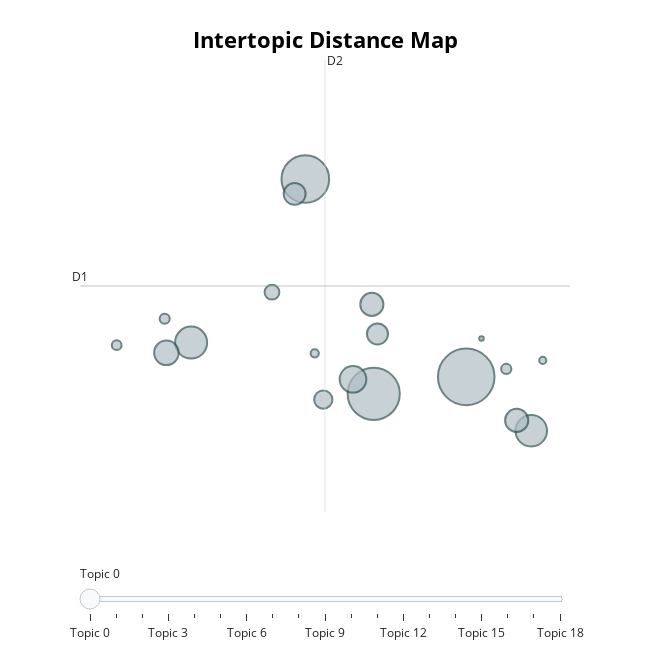

Notebook code cell kept with this figure:
### Code cell
merged_model.visualize_topics()

### Figure 1 — Plotly figure (JSON) as saved in the notebook; plotly's stock layout.template omitted (floating-point values rounded to 4 significant figures)
{"data": [{"customdata": [[0, "network | deep | neural | image | training", 3758], [1, "method | learning | algorithm | data | problem", 3194], [2, "policy | learning | algorithm | reinforcement | agent", 2663], [3, "privacy | data | learning | anomaly | detection", 1202], [4, "word | model | topic | language | text", 1166], [5, "matrix | tensor | sparse | algorithm | problem", 832], [6, "user | item | recommendation | ranking | model", 707], [7, "speech | speaker | audio | model | network", 629], [8, "clustering | cluster | algorithm | data | kmeans", 628], [9, "gaussian | bayesian | model | inference | process", 564], [10, "graph | node | network | structure | learning", 520], [11, "series | time | forecasting | model | data", 394], [12, "eeg | brain | signal | data | feature", 257], [13, "traffic | driving | vehicle | driver | road", 123], [14, "causal | variable | data | effect | model", 120], [15, "quantum | classical | state | machine | learning", 111], [16, "hashing | hash | code | binary | search", 79], [17, "emotion | multimodal | recognition | face | facial", 59], [18, "image | caption | captioning | generation | text", 24]], "hovertemplate": "<b>Topic %{customdata[0]}</b><br>%{customdata[1]}<br>Size: %{customdata[2]}", "legendgroup": "", "marker": {"color": "#B0BEC5", "line": {"color": "DarkSlateGrey", "width": 2}, "size": [3758, 3194, 2663, 1202, 1166, 832, 707, 629, 628, 564, 520, 394, 257, 123, 120, 111, 79, 59, 24], "sizemode": "area", "sizeref": 2.349, "symbol": "circle"}, "mode": "markers", "name": "", "orientation": "v", "showlegend": false, "type": "scatter", "x": [1.179, 0.1398, -0.6287, -1.912, 1.91, -0.09296, -2.189, 1.746, 0.1187, -0.7484, 0.1819, -0.4266, -1.003, 1.629, -2.208, -2.748, -0.5228, 2.039, 1.351], "xaxis": "x", "y": [9.143, 8.883, 12.18, 9.67, 8.316, 9.106, 9.512, 8.475, 10.26, 11.95, 9.802, 8.795, 10.44, 9.264, 10.04, 9.629, 9.505, 9.396, 9.732], "yaxis": "y"}], "layout": {"annotations": [{"showarrow": false, "text": "D1", "x": -3.16, "y": 10.54, "yshift": 10}, {"showarrow": false, "text": "D2", "x": -0.4075, "xshift": 10, "y": 14.01}], "height": 650, "hoverlabel": {"bgcolor": "white", "font": {"family": "Rockwell", "size": 16}}, "legend": {"itemsizing": "constant", "tracegroupgap": 0}, "margin": {"t": 60}, "shapes": [{"line": {"color": "#CFD8DC", "width": 2}, "type": "line", "x0": -0.4075, "x1": -0.4075, "y0": 7.069, "y1": 14.01}, {"line": {"color": "#9E9E9E", "width": 2}, "type": "line", "x0": -3.16, "x1": 2.345, "y0": 10.54, "y1": 10.54}], "sliders": [{"active": 0, "pad": {"t": 50}, "steps": [{"args": [{"marker.color": [["red", "#B0BEC5", "#B0BEC5", "#B0BEC5", "#B0BEC5", "#B0BEC5", "#B0BEC5", "#B0BEC5", "#B0BEC5", "#B0BEC5", "#B0BEC5", "#B0BEC5", "#B0BEC5", "#B0BEC5", "#B0BEC5", "#B0BEC5", "#B0BEC5", "#B0BEC5", "#B0BEC5"]]}], "label": "Topic 0", "method": "update"}, {"args": [{"marker.color": [["#B0BEC5", "red", "#B0BEC5", "#B0BEC5", "#B0BEC5", "#B0BEC5", "#B0BEC5", "#B0BEC5", "#B0BEC5", "#B0BEC5", "#B0BEC5", "#B0BEC5", "#B0BEC5", "#B0BEC5", "#B0BEC5", "#B0BEC5", "#B0BEC5", "#B0BEC5", "#B0BEC5"]]}], "label": "Topic 1", "method": "update"}, {"args": [{"marker.color": [["#B0BEC5", "#B0BEC5", "red", "#B0BEC5", "#B0BEC5", "#B0BEC5", "#B0BEC5", "#B0BEC5", "#B0BEC5", "#B0BEC5", "#B0BEC5", "#B0BEC5", "#B0BEC5", "#B0BEC5", "#B0BEC5", "#B0BEC5", "#B0BEC5", "#B0BEC5", "#B0BEC5"]]}], "label": "Topic 2", "method": "update"}, {"args": [{"marker.color": [["#B0BEC5", "#B0BEC5", "#B0BEC5", "red", "#B0BEC5", "#B0BEC5", "#B0BEC5", "#B0BEC5", "#B0BEC5", "#B0BEC5", "#B0BEC5", "#B0BEC5", "#B0BEC5", "#B0BEC5", "#B0BEC5", "#B0BEC5", "#B0BEC5", "#B0BEC5", "#B0BEC5"]]}], "label": "Topic 3", "method": "update"}, {"args": [{"marker.color": [["#B0BEC5", "#B0BEC5", "#B0BEC5", "#B0BEC5", "red", "#B0BEC5", "#B0BEC5", "#B0BEC5", "#B0BEC5", "#B0BEC5", "#B0BEC5", "#B0BEC5", "#B0BEC5", "#B0BEC5", "#B0BEC5", "#B0BEC5", "#B0BEC5", "#B0BEC5", "#B0BEC5"]]}], "label": "Topic 4", "method": "update"}, {"args": [{"marker.color": [["#B0BEC5", "#B0BEC5", "#B0BEC5", "#B0BEC5", "#B0BEC5", "red", "#B0BEC5", "#B0BEC5", "#B0BEC5", "#B0BEC5", "#B0BEC5", "#B0BEC5", "#B0BEC5", "#B0BEC5", "#B0BEC5", "#B0BEC5", "#B0BEC5", "#B0BEC5", "#B0BEC5"]]}], "label": "Topic 5", "method": "update"}, {"args": [{"marker.color": [["#B0BEC5", "#B0BEC5", "#B0BEC5", "#B0BEC5", "#B0BEC5", "#B0BEC5", "red", "#B0BEC5", "#B0BEC5", "#B0BEC5", "#B0BEC5", "#B0BEC5", "#B0BEC5", "#B0BEC5", "#B0BEC5", "#B0BEC5", "#B0BEC5", "#B0BEC5", "#B0BEC5"]]}], "label": "Topic 6", "method": "update"}, {"args": [{"marker.color": [["#B0BEC5", "#B0BEC5", "#B0BEC5", "#B0BEC5", "#B0BEC5", "#B0BEC5", "#B0BEC5", "red", "#B0BEC5", "#B0BEC5", "#B0BEC5", "#B0BEC5", "#B0BEC5", "#B0BEC5", "#B0BEC5", "#B0BEC5", "#B0BEC5", "#B0BEC5", "#B0BEC5"]]}], "label": "Topic 7", "method": "update"}, {"args": [{"marker.color": [["#B0BEC5", "#B0BEC5", "#B0BEC5", "#B0BEC5", "#B0BEC5", "#B0BEC5", "#B0BEC5", "#B0BEC5", "red", "#B0BEC5", "#B0BEC5", "#B0BEC5", "#B0BEC5", "#B0BEC5", "#B0BEC5", "#B0BEC5", "#B0BEC5", "#B0BEC5", "#B0BEC5"]]}], "label": "Topic 8", "method": "update"}, {"args": [{"marker.color": [["#B0BEC5", "#B0BEC5", "#B0BEC5", "#B0BEC5", "#B0BEC5", "#B0BEC5", "#B0BEC5", "#B0BEC5", "#B0BEC5", "red", "#B0BEC5", "#B0BEC5", "#B0BEC5", "#B0BEC5", "#B0BEC5", "#B0BEC5", "#B0BEC5", "#B0BEC5", "#B0BEC5"]]}], "label": "Topic 9", "method": "update"}, {"args": [{"marker.color": [["#B0BEC5", "#B0BEC5", "#B0BEC5", "#B0BEC5", "#B0BEC5", "#B0BEC5", "#B0BEC5", "#B0BEC5", "#B0BEC5", "#B0BEC5", "red", "#B0BEC5", "#B0BEC5", "#B0BEC5", "#B0BEC5", "#B0BEC5", "#B0BEC5", "#B0BEC5", "#B0BEC5"]]}], "label": "Topic 10", "method": "update"}, {"args": [{"marker.color": [["#B0BEC5", "#B0BEC5", "#B0BEC5", "#B0BEC5", "#B0BEC5", "#B0BEC5", "#B0BEC5", "#B0BEC5", "#B0BEC5", "#B0BEC5", "#B0BEC5", "red", "#B0BEC5", "#B0BEC5", "#B0BEC5", "#B0BEC5", "#B0BEC5", "#B0BEC5", "#B0BEC5"]]}], "label": "Topic 11", "method": "update"}, {"args": [{"marker.color": [["#B0BEC5", "#B0BEC5", "#B0BEC5", "#B0BEC5", "#B0BEC5", "#B0BEC5", "#B0BEC5", "#B0BEC5", "#B0BEC5", "#B0BEC5", "#B0BEC5", "#B0BEC5", "red", "#B0BEC5", "#B0BEC5", "#B0BEC5", "#B0BEC5", "#B0BEC5", "#B0BEC5"]]}], "label": "Topic 12", "method": "update"}, {"args": [{"marker.color": [["#B0BEC5", "#B0BEC5", "#B0BEC5", "#B0BEC5", "#B0BEC5", "#B0BEC5", "#B0BEC5", "#B0BEC5", "#B0BEC5", "#B0BEC5", "#B0BEC5", "#B0BEC5", "#B0BEC5", "red", "#B0BEC5", "#B0BEC5", "#B0BEC5", "#B0BEC5", "#B0BEC5"]]}], "label": "Topic 13", "method": "update"}, {"args": [{"marker.color": [["#B0BEC5", "#B0BEC5", "#B0BEC5", "#B0BEC5", "#B0BEC5", "#B0BEC5", "#B0BEC5", "#B0BEC5", "#B0BEC5", "#B0BEC5", "#B0BEC5", "#B0BEC5", "#B0BEC5", "#B0BEC5", "red", "#B0BEC5", "#B0BEC5", "#B0BEC5", "#B0BEC5"]]}], "label": "Topic 14", "method": "update"}, {"args": [{"marker.color": [["#B0BEC5", "#B0BEC5", "#B0BEC5", "#B0BEC5", "#B0BEC5", "#B0BEC5", "#B0BEC5", "#B0BEC5", "#B0BEC5", "#B0BEC5", "#B0BEC5", "#B0BEC5", "#B0BEC5", "#B0BEC5", "#B0BEC5", "red", "#B0BEC5", "#B0BEC5", "#B0BEC5"]]}], "label": "Topic 15", "method": "update"}, {"args": [{"marker.color": [["#B0BEC5", "#B0BEC5", "#B0BEC5", "#B0BEC5", "#B0BEC5", "#B0BEC5", "#B0BEC5", "#B0BEC5", "#B0BEC5", "#B0BEC5", "#B0BEC5", "#B0BEC5", "#B0BEC5", "#B0BEC5", "#B0BEC5", "#B0BEC5", "red", "#B0BEC5", "#B0BEC5"]]}], "label": "Topic 16", "method": "update"}, {"args": [{"marker.color": [["#B0BEC5", "#B0BEC5", "#B0BEC5", "#B0BEC5", "#B0BEC5", "#B0BEC5", "#B0BEC5", "#B0BEC5", "#B0BEC5", "#B0BEC5", "#B0BEC5", "#B0BEC5", "#B0BEC5", "#B0BEC5", "#B0BEC5", "#B0BEC5", "#B0BEC5", "red", "#B0BEC5"]]}], "label": "Topic 17", "method": "update"}, {"args": [{"marker.color": [["#B0BEC5", "#B0BEC5", "#B0BEC5", "#B0BEC5", "#B0BEC5", "#B0BEC5", "#B0BEC5", "#B0BEC5", "#B0BEC5", "#B0BEC5", "#B0BEC5", "#B0BEC5", "#B0BEC5", "#B0BEC5", "#B0BEC5", "#B0BEC5", "#B0BEC5", "#B0BEC5", "red"]]}], "label": "Topic 18", "method": "update"}]}], "title": {"font": {"color": "Black", "size": 22}, "text": "<b>Intertopic Distance Map</b>", "x": 0.5, "xanchor": "center", "y": 0.95, "yanchor": "top"}, "width": 650, "xaxis": {"anchor": "y", "domain": [0, 1], "range": [-3.16, 2.345], "title": {"text": ""}, "visible": false}, "yaxis": {"anchor": "x", "domain": [0, 1], "range": [7.069, 14.01], "title": {"text": ""}, "visible": false}}}
